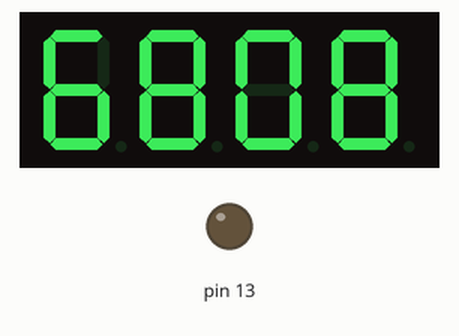
This sketch was run on a simulated Arduino Uno, built with avr-gcc and run on an emulated ATmega328P. On the bench: 4-digit seven-segment display, output pins drawn as LEDs (lit = HIGH). Wiring (inferred from the names in the program): 4-digit 7-segment display, segments lit when HIGH: segments pin 1, pin 2, pin 3, pin 4, pin 5, pin 6, pin 7, pin 8; digit selects pin 12, pin 11, pin 10, pin 9. Random numbers use the default seed unless the sketch sets one; the segment pins are drawn as the display they are named for; pins used as bus, display or sensor lines are not drawn.

Above: at 0.27 s.
At 5.1 s:
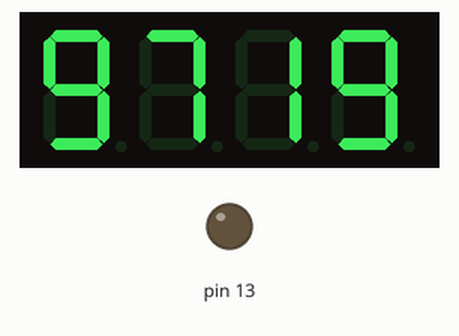
At 9.92 s:
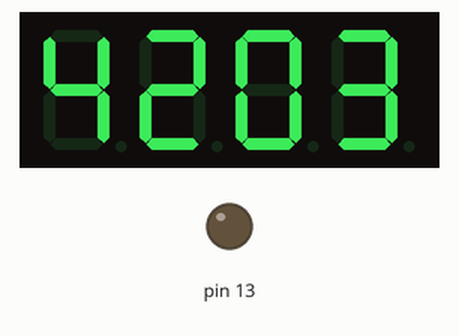
At 20.02 s:
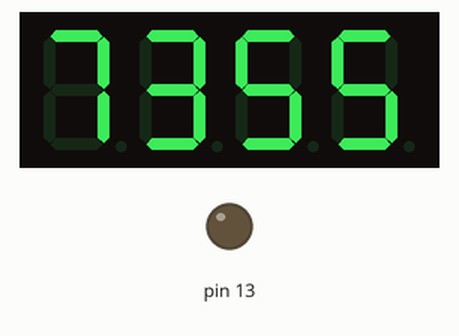
At 29.66 s:
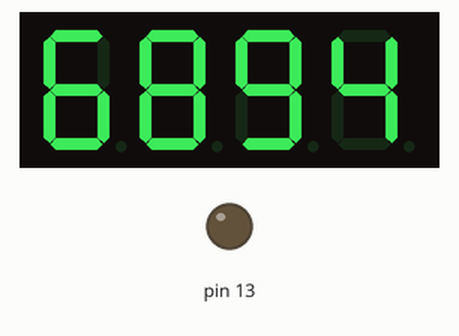
At 39.76 s:
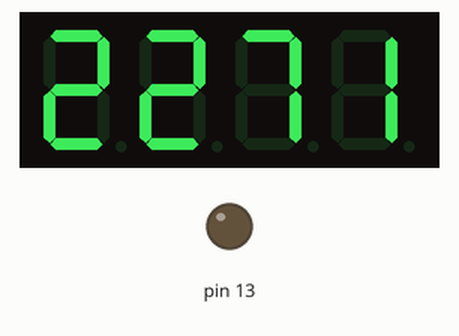

The sketch:

4-digit_LED_segment_display.ino
```cpp
int a = 1;
int b = 2;
int c = 3;
int d = 4;
int e = 5;
int f = 6;
int g = 7;
int dp = 8;

int d4 = 9;
int d3 = 10;
int d2 = 11;
int d1 = 12;

int r, z;
int maxStep = 100;

void setup()
{

  pinMode(13, OUTPUT);
  digitalWrite(13, LOW);

  pinMode(d1, OUTPUT);
  pinMode(d2, OUTPUT);
  pinMode(d3, OUTPUT);
  pinMode(d4, OUTPUT);

  pinMode(a, OUTPUT);
  pinMode(b, OUTPUT);
  pinMode(c, OUTPUT);
  pinMode(d, OUTPUT);
  pinMode(e, OUTPUT);
  pinMode(f, OUTPUT);
  pinMode(g, OUTPUT);

  pinMode(dp, OUTPUT);

  r = random(9999);
  z = maxStep;

}

void loop()
{

  z--;

  if ( z < 2 ){
    z = maxStep;
    r = random(9999);
  }

  Display(1, r/1000);
  Display(2, (r%1000)/100);
  Display(3, (r%100)/10);
  Display(4, r%10);

}

void pickDisplay(unsigned char n)
{
  switch (n)
  {
    case 1:
      digitalWrite(d1, LOW);
      digitalWrite(d2, HIGH);
      digitalWrite(d3, HIGH);
      digitalWrite(d4, HIGH);
      break;
    case 2:
      digitalWrite(d1, HIGH);
      digitalWrite(d2, LOW);
      digitalWrite(d3, HIGH);
      digitalWrite(d4, HIGH);
      break;
    case 3:
      digitalWrite(d1, HIGH);
      digitalWrite(d2, HIGH);
      digitalWrite(d3, LOW);
      digitalWrite(d4, HIGH);
      break;
    case 4:
      digitalWrite(d1, HIGH);
      digitalWrite(d2, HIGH);
      digitalWrite(d3, HIGH);
      digitalWrite(d4, LOW);
      break;
    default:
      digitalWrite(d1, HIGH);
      digitalWrite(d2, HIGH);
      digitalWrite(d3, HIGH);
      digitalWrite(d4, HIGH);
      break;
  }
}

void Num_0()
{
  digitalWrite(a, HIGH);
  digitalWrite(b, HIGH);
  digitalWrite(c, HIGH);
  digitalWrite(d, HIGH);
  digitalWrite(e, HIGH);
  digitalWrite(f, HIGH);
  digitalWrite(g, LOW);
  digitalWrite(dp, LOW);
}

void Num_1()
{
  digitalWrite(a, LOW);
  digitalWrite(b, HIGH);
  digitalWrite(c, HIGH);
  digitalWrite(d, LOW);
  digitalWrite(e, LOW);
  digitalWrite(f, LOW);
  digitalWrite(g, LOW);
  digitalWrite(dp, LOW);
}

void Num_2()
{
  digitalWrite(a, HIGH);
  digitalWrite(b, HIGH);
  digitalWrite(c, LOW);
  digitalWrite(d, HIGH);
  digitalWrite(e, HIGH);
  digitalWrite(f, LOW);
  digitalWrite(g, HIGH);
  digitalWrite(dp, LOW);
}

void Num_3()
{
  digitalWrite(a, HIGH);

  digitalWrite(b, HIGH);
  digitalWrite(c, HIGH);
  digitalWrite(d, HIGH);
  digitalWrite(e, LOW);
  digitalWrite(f, LOW);
  digitalWrite(g, HIGH);
  digitalWrite(dp, LOW);
}

void Num_4()
{
  digitalWrite(a, LOW);
  digitalWrite(b, HIGH);
  digitalWrite(c, HIGH);
  digitalWrite(d, LOW);
  digitalWrite(e, LOW);
  digitalWrite(f, HIGH);
  digitalWrite(g, HIGH);
  digitalWrite(dp, LOW);
}

void Num_5()
{
  digitalWrite(a, HIGH);
  digitalWrite(b, LOW);
  digitalWrite(c, HIGH);
  digitalWrite(d, HIGH);
  digitalWrite(e, LOW);
  digitalWrite(f, HIGH);
  digitalWrite(g, HIGH);
  digitalWrite(dp, LOW);
}

void Num_6()
{
  digitalWrite(a, HIGH);
  digitalWrite(b, LOW);
  digitalWrite(c, HIGH);
  digitalWrite(d, HIGH);
  digitalWrite(e, HIGH);
  digitalWrite(f, HIGH);
  digitalWrite(g, HIGH);
  digitalWrite(dp, LOW);
}

void Num_7()
{
  digitalWrite(a, HIGH);
  digitalWrite(b, HIGH);
  digitalWrite(c, HIGH);
  digitalWrite(d, LOW);
  digitalWrite(e, LOW);
  digitalWrite(f, LOW);
  digitalWrite(g, LOW);
  digitalWrite(dp, LOW);
}

void Num_8()
{
  digitalWrite(a, HIGH);
  digitalWrite(b, HIGH);
  digitalWrite(c, HIGH);
  digitalWrite(d, HIGH);
  digitalWrite(e, HIGH);
  digitalWrite(f, HIGH);
  digitalWrite(g, HIGH);
  digitalWrite(dp, LOW);
}

void Num_9()
{
  digitalWrite(a, HIGH);
  digitalWrite(b, HIGH);
  digitalWrite(c, HIGH);
  digitalWrite(d, HIGH);
  digitalWrite(e, LOW);
  digitalWrite(f, HIGH);
  digitalWrite(g, HIGH);
  digitalWrite(dp, LOW);
}

void pickNumber(unsigned char n)
{
  switch (n)
  {
    case 0: Num_0();
      break;
    case 1: Num_1();
      break;
    case 2: Num_2();
      break;
    case 3: Num_3();
      break;
    case 4: Num_4();
      break;
    case 5: Num_5();
      break;
    case 6: Num_6();
      break;
    case 7: Num_7();
      break;
    case 8: Num_8();
      break;
    case 9: Num_9();
      break;
    default:Clear();
      break;
  }
}
void Clear()
{
    digitalWrite(a, LOW);
    digitalWrite(b, LOW);
    digitalWrite(c, LOW);
    digitalWrite(d, LOW);
    digitalWrite(e, LOW);
    digitalWrite(f, LOW);
    digitalWrite(g, LOW);
    digitalWrite(dp, LOW);
}
void Display(unsigned char x, unsigned char Number)
{
  pickDisplay(x);
  pickNumber(Number);
  delay(1);
  Clear();
}
```

Measured:
- what the display in image 0 shows lasts 0.5 s, from 0.0 s to 0.5 s
- what the display in image 1 shows lasts 0.4 s, from 4.9 s to 5.3 s
